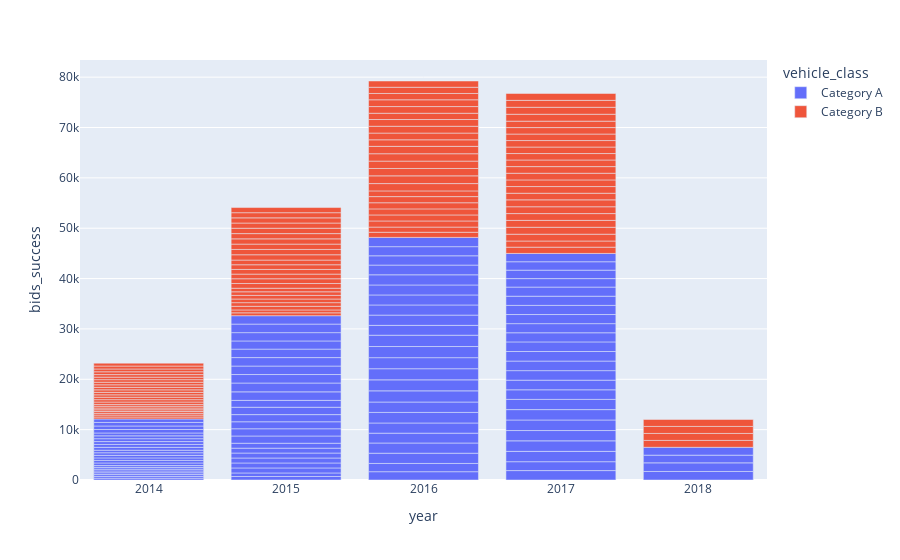

The notebook cell saved with this chart:
### Code cell
px.bar(data_frame=df, x='year', y='bids_success', color='vehicle_class')
